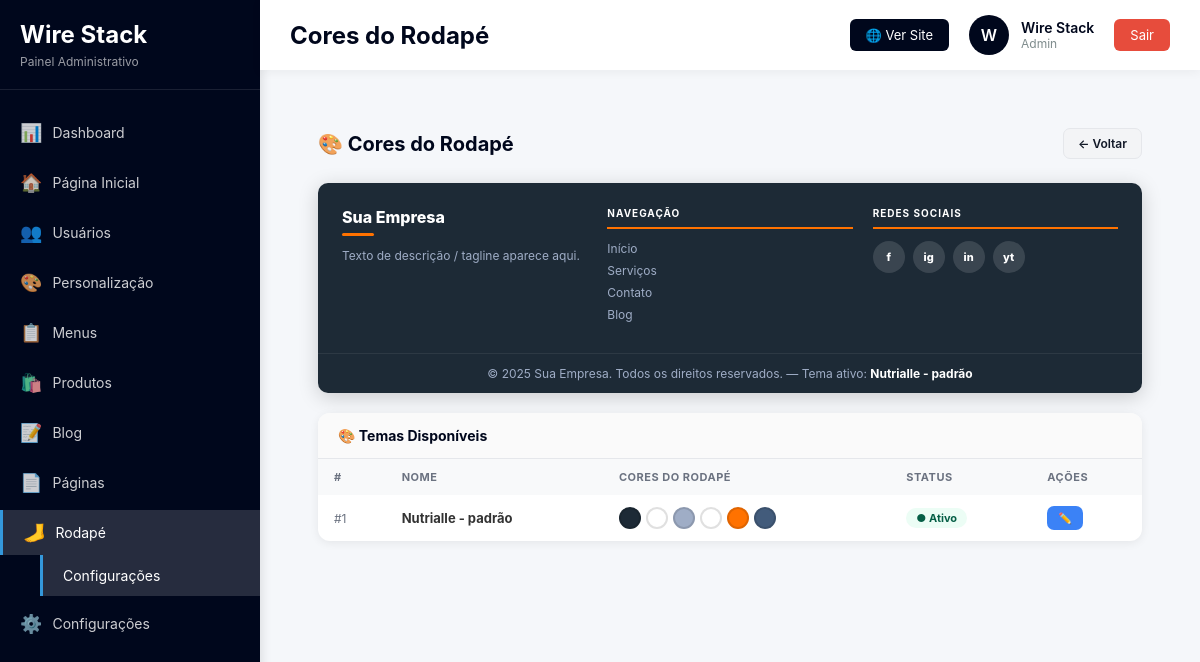
Page /admin/rodape/cores.php (signed in) on the committed database.
### tables this page shows
CREATE TABLE IF NOT EXISTS `rodape_cores` (
  `id` int UNSIGNED NOT NULL AUTO_INCREMENT,
  `nome_tema` varchar(80) NOT NULL DEFAULT 'Padrão',
  `cor_fundo` varchar(7) NOT NULL DEFAULT '#0a0f1e',
  `cor_texto` varchar(7) NOT NULL DEFAULT '#ffffff',
  `cor_texto_suave` varchar(7) NOT NULL DEFAULT '#8892a4',
  `cor_link` varchar(7) NOT NULL DEFAULT '#ffffff',
  `cor_link_hover` varchar(7) NOT NULL DEFAULT '#e91e8c',
  `cor_divisor` varchar(7) NOT NULL DEFAULT '#e91e8c',
  `cor_linha` varchar(7) NOT NULL DEFAULT '#1e2a3a',
  `ativo` tinyint(1) NOT NULL DEFAULT '0',
  `created_at` datetime NOT NULL DEFAULT CURRENT_TIMESTAMP,
  `updated_at` datetime NOT NULL DEFAULT CURRENT_TIMESTAMP ON UPDATE CURRENT_TIMESTAMP,
  PRIMARY KEY (`id`)
);

### admin/rodape/cores.php (the view, shortened to what this page needs)
<?php
$db    = getDB();
$temas = $db->query("SELECT * FROM rodape_cores ORDER BY ativo DESC, id ASC")->fetchAll();
$tema  = $db->query("SELECT * FROM rodape_cores WHERE ativo = 1 LIMIT 1")->fetch();
include __DIR__ . '/../includes/header.php';
include __DIR__ . '/../includes/sidebar.php';
?>
<main class="content">
<div class="wrap">
    <div class="pg-header">
        <h2>🎨 Cores do Rodapé</h2>
        <div style="display:flex;gap:8px">
            <a href="<?= BASE_URL ?>/admin/rodape/index.php" class="btn btn-ghost">← Voltar</a>
        </div>
    </div>
    <?php
    $bg   = $tema['cor_fundo']        ?? '#0a0f1e';
    $txt  = $tema['cor_texto']        ?? '#ffffff';
    $soft = $tema['cor_texto_suave']  ?? '#8892a4';
    $div  = $tema['cor_divisor']      ?? '#e91e8c';
    ?>
    <?php if ($tema): ?>
    <div class="preview-bar">
        <div class="pb-body" style="background:<?= $bg ?>">
            <div style="flex:1;min-width:180px">
                <div style="font-size:16px;font-weight:800;color:<?= $txt ?>;margin-bottom:6px">Sua Empresa</div>
                <div style="width:32px;height:3px;background:<?= $div ?>;border-radius:2px;margin-bottom:10px"></div>
                <div style="font-size:12px;color:<?= $soft ?>;line-height:1.6">Texto de descrição / tagline aparece aqui.</div>
            </div>
            <div style="flex:1;min-width:140px">
                <div style="font-size:10px;font-weight:700;text-transform:uppercase;letter-spacing:1px;color:<?= $txt ?>;border-bottom:2px solid <?= $div ?>;padding-bottom:8px;margin-bottom:12px">Navegação</div>
                <?php foreach (['Início','Serviços','Contato','Blog'] as $item): ?>
                    <div style="font-size:12px;color:<?= $soft ?>;margin-bottom:7px"><?= $item ?></div>
                <?php endforeach; ?>
            </div>
            <div style="flex:1;min-width:140px">
                <div style="font-size:10px;font-weight:700;text-transform:uppercase;letter-spacing:1px;color:<?= $txt ?>;border-bottom:2px solid <?= $div ?>;padding-bottom:8px;margin-bottom:12px">Redes Sociais</div>
                <div style="display:flex;gap:8px;flex-wrap:wrap">
                    <?php foreach (['f','ig','in','yt'] as $icon): ?>
                        <div style="width:32px;height:32px;border-radius:50%;background:rgba(255,255,255,.13);display:flex;align-items:center;justify-content:center;font-size:11px;font-weight:800;color:<?= $txt ?>"><?= $icon ?></div>
                    <?php endforeach; ?>
                </div>
            </div>
        </div>
        <div class="pb-bottom" style="background:<?= $bg ?>;color:<?= $soft ?>;border-top:1px solid rgba(255,255,255,.07)">
            © 2025 Sua Empresa. Todos os direitos reservados. — Tema ativo: <strong style="color:<?= $txt ?>"><?= htmlspecialchars($tema['nome_tema']) ?></strong>
        </div>
    </div>
    <?php endif; ?>
    <div class="tcard">
        <div class="card-hd">
            <h3>🎨 Temas Disponíveis</h3>
        </div>
        <?php if ($temas): ?>
        <table>
            <thead><tr><th>#</th><th>Nome</th><th>Cores do Rodapé</th><th>Status</th><th>Ações</th></tr></thead>
            <tbody>
            <?php foreach ($temas as $t): ?>
            <tr>
                <td style="color:var(--muted);font-size:12px">#<?= $t['id'] ?></td>
                <td><strong><?= htmlspecialchars($t['nome_tema']) ?></strong></td>
                <td>
                    <div class="swatches">
                        <?php foreach (['cor_fundo','cor_texto','cor_texto_suave','cor_link','cor_divisor','cor_linha'] as $ck): ?>
                            <?php if (!empty($t[$ck])): ?>
                            <span class="swatch" style="background:<?= htmlspecialchars($t[$ck]) ?>" title="<?= str_replace('cor_','',$ck) ?>: <?= $t[$ck] ?>"></span>
                            <?php endif; ?>
                        <?php endforeach; ?>
                    </div>
                </td>
                <td><span class="badge badge-<?= $t['ativo']?'on':'off' ?>"><?= $t['ativo']?'● Ativo':'● Inativo' ?></span></td>
                <td>
                    <div class="acts">
                        <a href="?editar=<?= $t['id'] ?>" class="btn btn-blue btn-sm">✏️</a>
                    </div>
                </td>
            </tr>
            <?php endforeach; ?>
            </tbody>
        </table>
        <?php else: ?>
            <div style="text-align:center;padding:40px;color:var(--muted)">Nenhum tema cadastrado. <a href="?editar=novo" class="btn btn-dark" style="margin-left:10px">➕ Criar tema</a></div>
        <?php endif; ?>
    </div>
</div>
</main>
<?php include __DIR__ . '/../includes/footer.php'; ?>

### admin/assets/css/dashboard.css (style rules this page uses)
* { margin: 0; padding: 0; box-sizing: border-box; }
body { font-family: -apple-system, BlinkMacSystemFont, 'Segoe UI', Roboto, Oxygen, Ubuntu, Cantarell, sans-serif; background: #f5f7fa; color: #333; }
.content { margin-left: 260px; margin-top: 70px; padding: 30px; min-height: calc(100vh - 70px); }
.btn { display: inline-block; padding: 12px 24px; background: #00071c; color: white; text-decoration: none; border-radius: 8px; font-weight: 600; font-size: 14px; transition: all 0.3s; border: none; cursor: pointer; }

### admin/rodape/cores.php (style rules this page uses)
:root { --brand:#00071c;--accent:#4f6ef7;--accent-s:rgba(79,110,247,.1);--ok:#10b981;--err:#ef4444;--border:#e5e7eb;--bg:#f4f6fb;--card:#fff;--text:#111827;--muted:#6b7280;--r:12px;--sh:0 2px 10px rgba(0,0,0,.07) }
.wrap { padding:28px }
.pg-header { display:flex;justify-content:space-between;align-items:center;margin-bottom:24px;flex-wrap:wrap;gap:12px }
.pg-header h2 { font-size:20px;font-weight:700;color:var(--brand) }
.card-hd { display:flex;justify-content:space-between;align-items:center;padding:14px 20px;border-bottom:1px solid var(--border);background:#fafafa }
.card-hd h3 { font-size:14px;font-weight:700;color:var(--brand) }
.tcard { background:var(--card);border-radius:var(--r);box-shadow:var(--sh);overflow:hidden;margin-bottom:20px }
table { width:100%;border-collapse:collapse }
thead { background:#f8f9fa }
th { padding:11px 16px;text-align:left;font-size:11px;font-weight:700;color:var(--muted);text-transform:uppercase;letter-spacing:.5px }
td { padding:11px 16px;border-bottom:1px solid #f0f0f0;font-size:13px;vertical-align:middle }
tbody tr:last-child td { border-bottom:none }
.badge { display:inline-flex;align-items:center;padding:3px 10px;border-radius:20px;font-size:11px;font-weight:700 }
.badge-on { background:#ecfdf5;color:#065f46 }
.acts { display:flex;gap:6px }
.btn { display:inline-flex;align-items:center;gap:5px;padding:7px 14px;border:none;border-radius:7px;font-size:12px;font-weight:600;cursor:pointer;text-decoration:none;transition:all .18s }
.btn-blue { background:#3b82f6;color:#fff }
.btn-ghost { background:#f3f4f6;color:var(--text);border:1px solid var(--border) }
.btn-sm { padding:5px 11px;font-size:11px }
.swatches { display:flex;gap:5px;flex-wrap:wrap }
.swatch { width:22px;height:22px;border-radius:50%;border:2px solid rgba(0,0,0,.12);flex-shrink:0 }
.preview-bar { border-radius:10px;overflow:hidden;margin-bottom:20px;box-shadow:0 4px 20px rgba(0,0,0,.18) }
.pb-body { padding:24px;display:flex;gap:20px;flex-wrap:wrap }
.pb-bottom { padding:12px 24px;font-size:12px;text-align:center }

### rows in the picture
rodape_cores: nome_tema "Nutrialle - padrão", id "1", ativo "● Ativo"

### other values in the picture
$page_title "Cores do Rodapé"
substr($user_name, 0, 1) "W"
$user_name "Wire Stack"
$user_role "Admin"
$item "Início"
$item "Serviços"
$item "Contato"
$item "Blog"
$icon "f"
$icon "ig"
$icon "in"
$icon "yt"
